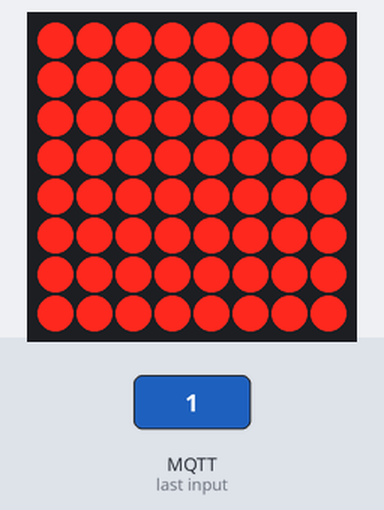
Simulated run of this program. Board: ESP8266 (NodeMCU). Parts: 8×8 LED matrix. The test bench sets the inputs (shaded band). WiFi joins after 1.5 s; servers stay silent unless stated; random numbers use the default seed unless the program sets one; no MQTT or app messages arrive unless stated; what the program prints to the serial monitor is not drawn.

2.8 s: MQTT message "1" arrives on the first subscribed topic
Above: at 2.92 s.
Timing chart, 0 to 5.8 s (numbered marks = the images above; inputs shaded):
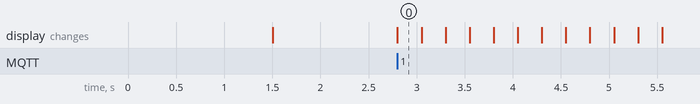

The program:

main.cpp
```cpp
// Dispositivo ALERTA
// @akirasan diciembre 2020

#include <Arduino.h>
#include <MD_Parola.h>

#include <ESP8266WiFi.h>
#include <ESP8266WiFiMulti.h>
#include <PubSubClient.h>

ESP8266WiFiMulti wifiMulti;
WiFiClient espClient;

// Configuración WiFi y servidor MQTT
#include "configuration.h" // Configura tus datos de conexión

PubSubClient client(espClient);

#include <MD_Parola.h>
#include <MD_MAX72xx.h>
#include <SPI.h>

#include <Ticker.h>

// Define the number of devices we have in the chain and the hardware interface
// NOTE: These pin numbers will probably not work with your hardware and may
// need to be adapted
#define HARDWARE_TYPE MD_MAX72XX::FC16_HW
#define MAX_DEVICES 1

#define CLK_PIN 3
#define DATA_PIN 2
#define CS_PIN 0

// Hardware SPI connection
//MD_Parola P = MD_Parola(HARDWARE_TYPE, CS_PIN, MAX_DEVICES);
// Arbitrary output pins
MD_Parola P = MD_Parola(HARDWARE_TYPE, DATA_PIN, CLK_PIN, CS_PIN, MAX_DEVICES);

void alive_msg();
Ticker alive_timer(alive_msg, FRECUENCIA); // Publicación mensaje dispositivo disponible

void setup_wifi()
{
// We start by connecting to a WiFi network
#ifdef DEBUG
  Serial.println();
#endif

  WiFi.mode(WIFI_STA);
  WiFi.hostname(hostname);

#ifdef DEBUG
  Serial.println("Connecting Wifi...");
#endif

  byte i_wifi = 0;
  while (ssid[i_wifi] != "")
  {
    wifiMulti.addAP(ssid[i_wifi], password[i_wifi]);
    i_wifi++;
  }

  while (wifiMulti.run() != WL_CONNECTED)
  {
    delay(500);
#ifdef DEBUG
    Serial.print(".");
#endif
  }

  randomSeed(micros());
#ifdef DEBUG
  Serial.println("");
  Serial.println("WiFi connected");
  Serial.println("IP address: ");
  Serial.println(WiFi.localIP());
#endif
}

void parpadeo(char *car, unsigned int vel)
{
  P.write(car);
  P.setInvert(false);
  P.displayAnimate();
  delay(vel);
  P.write(car);
  P.setInvert(true);
  P.displayAnimate();
  delay(vel);
}

// Lectura de mensajes MQTT suscritos
void mensaje_recibido(char *topic, byte *payload, unsigned int length)
{

#ifdef DEBUG
  Serial.print("Mensaje recibido [");
  Serial.print(topic);
  Serial.print("] ");
#endif
  String topicStr = topic;
  String payloadStr = "";

  if (topicStr == topic_nivel)
  {
    for (unsigned int i = 0; i < length; i++)
    {
      payloadStr += (char)payload[i];
    }
#ifdef DEBUG
    Serial.println("----");
#endif

    P.displayClear();
    P.write(" ");
    if (payloadStr == "ON")
    {
      P.setInvert(false);
    }
    else if (payloadStr == "OFF")
    {
      P.setInvert(true);
    }

    if (payloadStr == "1")
    {
      for (byte i = 0; i < 15; i++)
      {
        parpadeo(" ", 250);
      }
    }

    if (payloadStr == "2")
    {
      for (byte i = 0; i < 45; i++)
      {
        parpadeo(" ", 50);
      }
    }
  }

  if (topicStr == topic_mensaje)
  {
    for (unsigned int i = 0; i < length; i++)
    {
      payloadStr += (char)payload[i];
    }
#ifdef DEBUG
    Serial.println(payloadStr);
    Serial.println("----");
#endif
  }
}

// Conexión al servidor MQTT
void conectarMQTT()
{
  // Loop hasta conectarnos a MQTT server y publicar/suscribir a mensajes
  while (!client.connected())
  {

#ifdef DEBUG
    Serial.print("MQTT connection...");
    // Creamos un nombre de cliente aleatorio a partir de este prefijo
#endif
    clientId += String(random(0xffff), HEX);
    // Intentamos conectarnos al servidor MQTT
    if (client.connect(clientId.c_str(), mqtt_User, mqtt_Password))
    {
#ifdef DEBUG
      Serial.println("conectado!!!");
#endif
      // Una vez conectado publicamos un mensaje con la IP de la LAN asignada
      String c_IP = WiFi.localIP().toString();
      char C_IP[20];
      c_IP.toCharArray(C_IP, c_IP.length() + 1);

      client.publish(topic_ip, C_IP);
      // ...y nos suscribimos a los mensajes que queremos leer
      client.subscribe(topic_nivel);
      client.subscribe(topic_mensaje);
    }
    else
    {

#ifdef DEBUG
      Serial.print("error, rc=");
      Serial.print(client.state());
      Serial.println(" ...5 segundos (reintento)");
#endif
      delay(5000);
    }
  }
}

void alive_msg()
{
  char C_CONT[20];
  sprintf(C_CONT, "%lu", alive_timer.counter());
  client.publish(topic_alive, C_CONT);
}

void setup()
{

#ifdef DEBUG
  Serial.begin(115200);
#endif

  // Configuación conexión WiFi
  setup_wifi();

  // Configuración conexión server MQTT y mensajes
  client.setServer(mqtt_server, mqtt_server_port);
  client.setCallback(mensaje_recibido);

  P.begin();
  P.displayReset();
  P.setSpeed(50);
  P.setInvert(true);
  P.setIntensity(15);

  alive_timer.start();
}

void loop()
{
  // Verificamos si estamos conectados al servidor MQTT
  if (!client.connected())
  {
    conectarMQTT(); // Reintentos de conexión
  }
  client.loop(); // Por si hemos recibido algún mensaje de los suscritos

  alive_timer.update();
  P.displayAnimate();
}
```

configuration_template.h
```cpp
// Configuración datos WiFi y servidor MQTT

const char *ssid[] = {"wifi1", "wifi2", ""};                                                                                                             // SSID de la conexión WiFi
const char *password[] = {"pass1", "pass2", ""}; // Password conexión WiFi

const char *hostname = "ESPAlerta1"; // Hostname dispositvio en la LAN

const char *mqtt_server = "190.190.190.190";  // Dirección IP del servidor MQTT
const uint16_t mqtt_server_port = 1883; // Puerto de conexión al servidor
const char *mqtt_User = "USER_MQTT";
const char *mqtt_Password = "PASS_MQTT";

String clientId = "ALERTA01-";

#define topic_ip "casa/alerta1/ip"           // Dirección IP del dispositivo
#define topic_alive "casa/alerta1/alive"     // Tiempo activo
#define topic_nivel "casa/alerta1/nivel"     // Nivel de alarma pre-configurado
#define topic_mensaje "casa/alerta1/mensaje" // Mostrar un mensaje
#define FRECUENCIA 60000                     // Frecuencia publicación datos "alive" en ms
#define DEBUG
```

Measured:
- after the input at 2.8 s, the display: changes at once (image 0)
